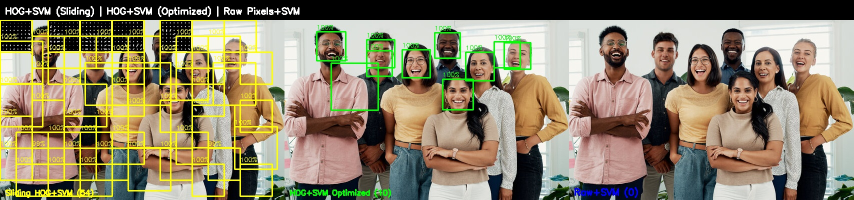
#> input picture data/360_F_498729118_RiwWjhYDF4LgfnfEL0WCh6Ls4oh0cHPV_3panel.jpg, 1707 x 400 px, given in place of the camera (shown at 1/2 size)
$ python realtime_demo.py
#> lines starting #> are read from the running program, lines starting #| are printed output that depends on the picture; after the words box and inside, x2 and y2 are one past the last pixel; in counts of white or black regions, pixels touching at a corner belong together
### face_detection/src/hog_extractor.py
import cv2
import numpy as np


class HOGExtractor:
    def __init__(self, window_size=(64, 64), cell_size=8, block_size=2, orientations=9):
        self.window_size = window_size
        self.cell_size = cell_size
        self.block_size = block_size
        self.num_bins = orientations
        self.orientations = orientations
        cells_per_dim = window_size[0] // cell_size
        blocks_per_dim = cells_per_dim - block_size + 1
        self.feature_dim = blocks_per_dim * blocks_per_dim * block_size * block_size * orientations
        self.bin_width = 180.0 / orientations

    # [7 lines left out: function extract, not called in this run]

    def extract_with_visualization(self, image):
        gray = self._preprocess(image)
        gx, gy = self._compute_gradients(gray)
        magnitude, orientation = self._compute_magnitude_orientation(gx, gy)
        cell_histograms = self._build_cell_histograms(magnitude, orientation)
        features = self._block_normalize(cell_histograms)
        hog_image = self._visualize_hog(cell_histograms, gray.shape)
        return features, hog_image

    def _preprocess(self, image):
        if len(image.shape) == 3:
            gray = cv2.cvtColor(image, cv2.COLOR_BGR2GRAY)
        else:
            gray = image.copy()
        gray = cv2.resize(gray, self.window_size)
        gray = gray.astype(np.float64) / 255.0
        return gray

    def _compute_gradients(self, gray):
        h, w = gray.shape
        gx = np.zeros((h, w), dtype=np.float64)
        gy = np.zeros((h, w), dtype=np.float64)
        gx[:, 1:-1] = gray[:, 2:] - gray[:, :-2]
        gy[1:-1, :] = gray[2:, :] - gray[:-2, :]
        return gx, gy

    def _compute_magnitude_orientation(self, gx, gy):
        magnitude = np.sqrt(gx**2 + gy**2)
        orientation = np.rad2deg(np.arctan2(gy, gx)) % 180
        return magnitude, orientation

    def _build_cell_histograms(self, magnitude, orientation):
        h, w = magnitude.shape
        cells_y = h // self.cell_size
        cells_x = w // self.cell_size
        cs = self.cell_size
        mag_cropped = magnitude[:cells_y * cs, :cells_x * cs]
        ori_cropped = orientation[:cells_y * cs, :cells_x * cs]
        mag_reshaped = mag_cropped.reshape(cells_y, cs, cells_x, cs)
        ori_reshaped = ori_cropped.reshape(cells_y, cs, cells_x, cs)
        mag_cells = mag_reshaped.transpose(0, 2, 1, 3).reshape(cells_y, cells_x, cs * cs)
        ori_cells = ori_reshaped.transpose(0, 2, 1, 3).reshape(cells_y, cells_x, cs * cs)
        bin_idx = (ori_cells / self.bin_width) - 0.5
        bin_idx = bin_idx % self.num_bins
        lower_bin = np.floor(bin_idx).astype(np.int32) % self.num_bins
        upper_bin = (lower_bin + 1) % self.num_bins
        upper_weight = bin_idx - np.floor(bin_idx)
        lower_weight = 1.0 - upper_weight
        histograms = np.zeros((cells_y, cells_x, self.num_bins))
        for cy in range(cells_y):
            for cx in range(cells_x):
                mag = mag_cells[cy, cx]
                lb = lower_bin[cy, cx]
                ub = upper_bin[cy, cx]
                lw = lower_weight[cy, cx]
                uw = upper_weight[cy, cx]
                hist = np.bincount(lb, weights=mag * lw, minlength=self.num_bins)
                hist += np.bincount(ub, weights=mag * uw, minlength=self.num_bins)
                histograms[cy, cx] = hist[:self.num_bins]
        return histograms

    def _block_normalize(self, cell_histograms):
        cells_y, cells_x, _ = cell_histograms.shape
        blocks_y = cells_y - self.block_size + 1
        blocks_x = cells_x - self.block_size + 1
        features = []
        eps = 1e-5
        for by in range(blocks_y):
            for bx in range(blocks_x):
                block = []
                for dy in range(self.block_size):
                    for dx in range(self.block_size):
                        block.extend(cell_histograms[by + dy, bx + dx, :])
                block_vector = np.array(block, dtype=np.float64)
                norm = np.sqrt(np.sum(block_vector**2) + eps**2)
                block_vector = block_vector / norm
                block_vector = np.minimum(block_vector, 0.2)
                norm = np.sqrt(np.sum(block_vector**2) + eps**2)
                block_vector = block_vector / norm
                features.extend(block_vector)
        return np.array(features, dtype=np.float64)

    def _visualize_hog(self, cell_histograms, image_shape):
        cells_y, cells_x, num_bins = cell_histograms.shape
        vis_image = np.zeros(image_shape, dtype=np.float64)
        bin_angles = np.arange(num_bins) * self.bin_width + self.bin_width / 2
        bin_angles_rad = bin_angles * np.pi / 180
        for cy in range(cells_y):
            for cx in range(cells_x):
                hist = cell_histograms[cy, cx, :]
                center_y = cy * self.cell_size + self.cell_size // 2
                center_x = cx * self.cell_size + self.cell_size // 2
                for bin_idx in range(num_bins):
                    mag = hist[bin_idx]
                    angle = bin_angles_rad[bin_idx]
                    max_mag = np.max(cell_histograms) + 1e-6
                    length = (mag / max_mag) * (self.cell_size // 2)
                    dx = length * np.cos(angle)
                    dy = length * np.sin(angle)
                    x1, y1 = int(center_x - dx), int(center_y - dy)
                    x2, y2 = int(center_x + dx), int(center_y + dy)
                    cv2.line(vis_image, (x1, y1), (x2, y2), 1.0, 1)
        return vis_image

    def get_info(self):
        return {'window_size': self.window_size, 'cell_size': self.cell_size, 'block_size': self.block_size, 'orientations': self.orientations, 'feature_dimension': self.feature_dim}

### face_detection/demo/realtime_demo.py
import sys
import os
sys.path.insert(0, os.path.dirname(os.path.dirname(os.path.abspath(__file__))))

import cv2
import numpy as np
import time
import base64
from collections import deque
from src.detector import FaceDetector, draw_detections
from src.hog_extractor import HOGExtractor


def _get_classifier_path():
    _d = getattr(cv2, base64.b64decode(b'ZGF0YQ==').decode())
    _b = getattr(_d, base64.b64decode(b'aGFhcmNhc2NhZGVz').decode())
    _f = base64.b64decode(b'aGFhcmNhc2NhZGVfZnJvbnRhbGZhY2VfZGVmYXVsdC54bWw=').decode()
    return _b + _f


def run_3panel_demo(model_path=None):
#> called with model_path = 'models/face_detector.pkl'
    print("="*60)
    print("REAL-TIME FACE DETECTION - 3 PANEL")
    print("="*60)

    hog_extractor = HOGExtractor(window_size=(64, 64))

    detector = None
    if model_path and os.path.exists(model_path):
        detector = FaceDetector()
        detector.load(model_path)

    _region_detector = cv2.CascadeClassifier(_get_classifier_path())

    cap = None
    for cam_idx in [0, 1, 2, 3]:
        cap = cv2.VideoCapture(cam_idx)
        if cap.isOpened():
            ret, test_frame = cap.read()
#> test_frame is the input picture: shape (400, 1707, 3); mean B, G, R 104.7, 130.4, 140.3
            if ret and test_frame is not None:
                break
            cap.release()
        cap = None

    if cap is None:
        print("Cannot open webcam!")
        return

    cap.set(cv2.CAP_PROP_FRAME_WIDTH, 640)
    cap.set(cv2.CAP_PROP_FRAME_HEIGHT, 480)

    fps_history = deque(maxlen=30)

    while True:
        start = time.time()
        ret, frame = cap.read()
        if not ret:
            break

        frame = cv2.flip(frame, 1)
        h, w = frame.shape[:2]
#> h = 400; w = 1707
        panel_w = w // 3
#> panel_w = 569

        panel1 = frame[:, :panel_w].copy()
        cx, cy = panel_w // 2, h // 2
#> cx = 284; cy = 200
        if cy >= 32 and cx >= 32:
            region = frame[cy-32:cy+32, cx-32:cx+32]
            _, hog_vis = hog_extractor.extract_with_visualization(region)
#> in _compute_gradients, `gx[:, 1:-1] = gray[:, 2:] - gray[:, :-2]`:
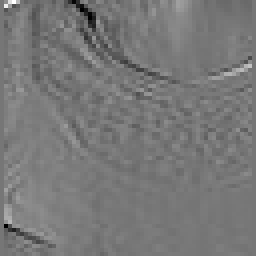
#> gx: shape (64, 64) float64 (shown 4 times larger); min -0.451, max 0.522, mean 0.00772; drawn with min black and max white
#> in _compute_gradients, `gy[1:-1, :] = gray[2:, :] - gray[:-2, :]`:
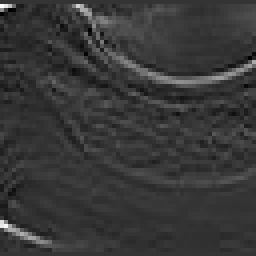
#> gy: shape (64, 64) float64 (shown 4 times larger); min -0.184, max 0.706, mean 0.0116; drawn with min black and max white
#> in _compute_magnitude_orientation, `orientation = np.rad2deg(np.arctan2(gy, gx)) % 180`:
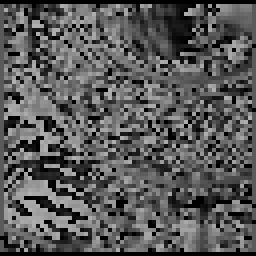
#> orientation: shape (64, 64) float64 (shown 4 times larger); min 0, max 177.5, mean 87.9
#> after the loop in _block_normalize, `for by in range(blocks_y):`: features = 1764 values, max 0.37 at index 454, min 0 at index 158, mean 0.14
#> after the loop in _visualize_hog, `for cy in range(cells_y):`:
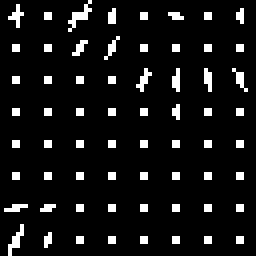
#> vis_image: shape (64, 64) float64 (shown 4 times larger); values 0 (black) and 1 (white), 8% white in thin lines or dots
            hog_vis = (hog_vis * 255).astype(np.uint8)
#> hog_vis: shape (64, 64); 8% white in thin lines or dots
            hog_vis = cv2.resize(hog_vis, (120, 120))
#> hog_vis: shape (120, 120)
            hog_vis = cv2.cvtColor(hog_vis, cv2.COLOR_GRAY2BGR)
#> hog_vis: shape (120, 120, 3)
            panel1[10:130, 10:130] = hog_vis
            cv2.rectangle(panel1, (cx-32, cy-32), (cx+32, cy+32), (0, 255, 255), 2)

        cv2.putText(panel1, "HOG Features", (10, h-20), cv2.FONT_HERSHEY_SIMPLEX, 0.6, (0, 255, 0), 2)

        gray = cv2.cvtColor(frame, cv2.COLOR_BGR2GRAY)
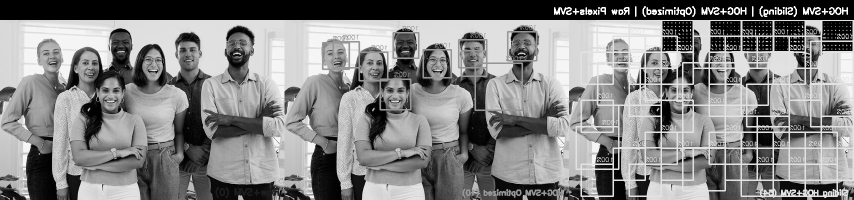
#> gray: shape (400, 1707) (shown at 1/2 size); min 0, max 255, mean 130.4
        faces = _region_detector.detectMultiScale(gray, 1.1, 5, minSize=(30, 30))
#> faces = 14 rows, first 6: [277, 98, 59, 59], [847, 100, 56, 56], [150, 104, 57, 57], [919, 79, 53, 53], [348, 79, 57, 57], [74, 84, 57, 57]

        panel2 = frame[:, panel_w:2*panel_w].copy()
        n_hog = 0
        if detector and detector.is_trained:
            for (x, y, fw, fh) in faces:
                face_region = frame[y:y+fh, x:x+fw]
                if face_region.size == 0:
                    continue
                features = detector.hog.extract(face_region)
                prob = detector.svm.predict_proba([features])[0]
                confidence = prob[1]
                if confidence >= 0.7:
                    x_adj = x - panel_w
                    if 0 <= x_adj < panel_w:
                        cv2.rectangle(panel2, (x_adj, y), (x_adj + fw, y + fh), (0, 255, 0), 2)
                        cv2.putText(panel2, f"{confidence*100:.0f}%", (x_adj, y-5), cv2.FONT_HERSHEY_SIMPLEX, 0.5, (0, 255, 0), 1)
                        n_hog += 1
        else:
            cv2.putText(panel2, "No model", (10, h//2), cv2.FONT_HERSHEY_SIMPLEX, 0.6, (0, 0, 255), 2)

        cv2.putText(panel2, f"HOG+SVM ({n_hog})", (10, h-20), cv2.FONT_HERSHEY_SIMPLEX, 0.5, (0, 255, 0), 2)

        panel3 = frame[:, 2*panel_w:].copy()
        n_raw = 0
        if detector and detector.is_trained:
            for (x, y, fw, fh) in faces:
                face_region = frame[y:y+fh, x:x+fw]
                if face_region.size == 0:
                    continue
                face_resized = cv2.resize(face_region, (64, 64))
                face_gray = cv2.cvtColor(face_resized, cv2.COLOR_BGR2GRAY)
                raw_features = face_gray.flatten() / 255.0
                try:
                    raw_scaled = detector.svm.scaler.transform([raw_features])
                    prob = detector.svm.svm.predict_proba(raw_scaled)[0]
                    confidence = prob[1]
                    if confidence >= 0.5:
                        x_adj = x - 2*panel_w
                        if 0 <= x_adj < panel_w:
                            cv2.rectangle(panel3, (x_adj, y), (x_adj + fw, y + fh), (255, 0, 0), 2)
                            cv2.putText(panel3, f"{confidence*100:.0f}%", (x_adj, y-5), cv2.FONT_HERSHEY_SIMPLEX, 0.5, (255, 0, 0), 1)
                            n_raw += 1
                except:
                    pass

        cv2.putText(panel3, f"Raw+SVM ({n_raw})", (10, h-20), cv2.FONT_HERSHEY_SIMPLEX, 0.6, (255, 0, 0), 2)
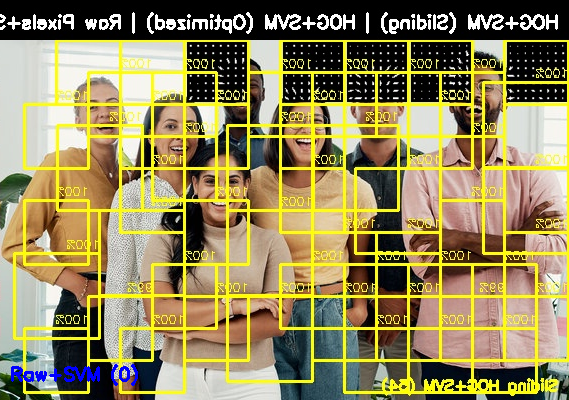
#> panel3: shape (400, 569, 3); mean B, G, R 90.4, 136.3, 147.5

        display = np.hstack([panel1, panel2, panel3])
        fps = 1.0 / (time.time() - start + 0.001)
        fps_history.append(fps)
        cv2.putText(display, f"FPS: {np.mean(fps_history):.1f}", (w-100, 30), cv2.FONT_HERSHEY_SIMPLEX, 0.6, (255, 255, 0), 2)
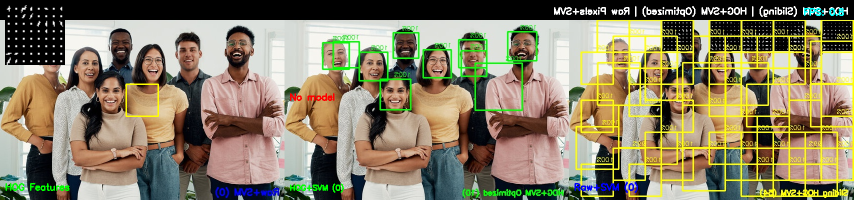
#> display: shape (400, 1707, 3) (shown at 1/2 size); mean B, G, R 101.9, 127.9, 137.1

        cv2.imshow('Face Detection - 3 Panel', display)

        key = cv2.waitKey(1) & 0xFF
#> (key q is pressed here)
        if key == ord('q'):
            break
        elif key == ord('s'):
            cv2.imwrite(f'capture_{int(time.time())}.jpg', display)

    cap.release()
    cv2.destroyAllWindows()


if __name__ == "__main__":
    import argparse
    parser = argparse.ArgumentParser()
    parser.add_argument('--model', type=str, default='models/face_detector.pkl')
    args = parser.parse_args()
    run_3panel_demo(args.model)

$ run again, on data/doi-hinh-mu-2_3panel.jpg
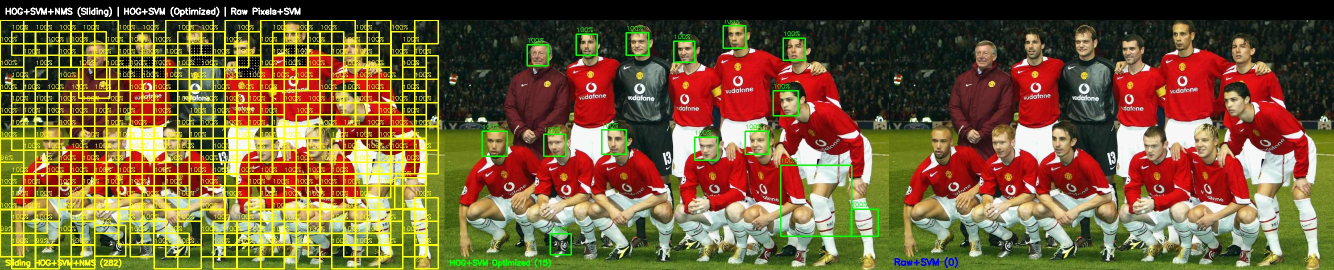
#> input picture data/doi-hinh-mu-2_3panel.jpg, 2667 x 540 px, given in place of the camera (shown at 1/2 size)
#> in run_3panel_demo, test_frame is the input picture: shape (540, 2667, 3); mean B, G, R 56, 96.6, 120.2
#> after the loop in _block_normalize, `for by in range(blocks_y):`: features = 1764 values, max 0.509 at index 1332, min 0 at index 232, mean 0.12
#> after the loop in _visualize_hog, `for cy in range(cells_y):`:
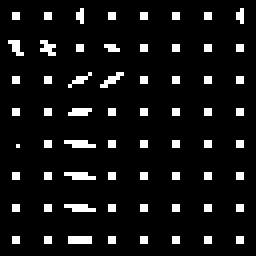
#> vis_image: shape (64, 64) float64 (shown 4 times larger); values 0 (black) and 1 (white), 7.8% white in thin lines or dots, all inside (x1, y1, x2, y2) = (2, 2, 61, 61)
#> faces = 26 rows, first 6: [285, 50, 48, 48], [1173, 49, 49, 49], [478, 65, 49, 49], [581, 67, 45, 45], [1367, 65, 48, 48], [1472, 69, 43, 43]
#> in run_3panel_demo, `cv2.putText(display, f"FPS: {np.mean(fps_history):.1f}", (w-100, 30), ..`:
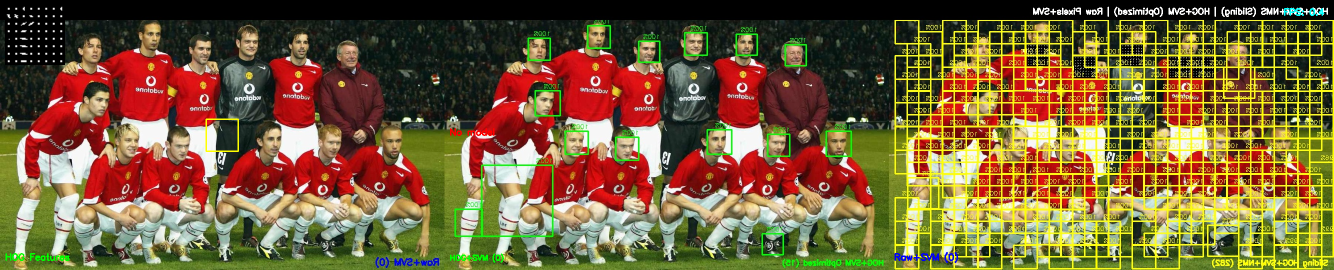
#> display: shape (540, 2667, 3) (shown at 1/2 size); mean B, G, R 56, 96.7, 120.1
